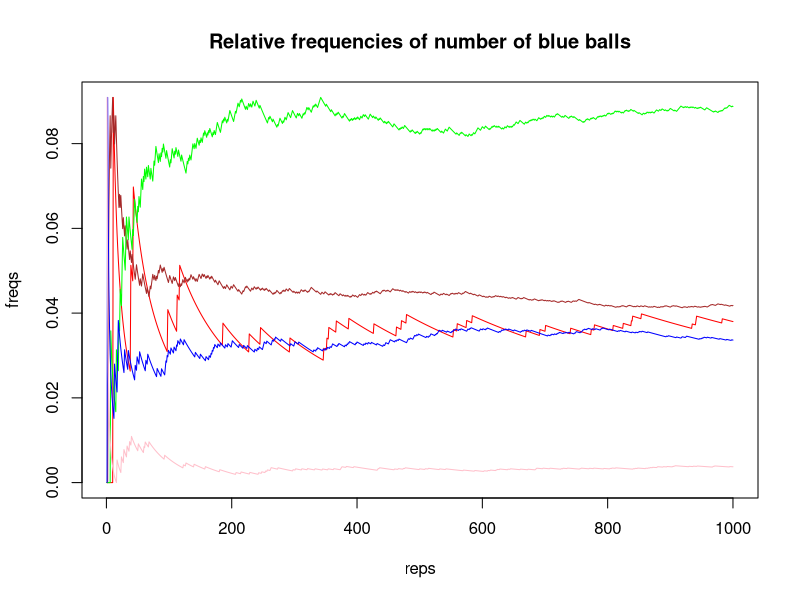

R code for this plot:
## ---- chunk 1
knitr::opts_chunk$set(echo = TRUE)
library(ggplot2)
## ---- chunk 2
  box1 <- c('b', 'b', 'r')
  box2 <- c('b', 'b', 'r', 'r', 'r', 'w')
  drawn <- matrix(nrow=1000, ncol=4)
  set.seed(12341)
  sim <- function (box1, box2) {
    r <- runif(1)
    if (r > 0.5) {
      sample(box1, 4, replace=TRUE)
    } else {
      sample(box2, 4, replace=FALSE)
    }
  }
  counts <- c(0,0,0,0,0)
  freqs <- matrix(nrow=1000, ncol=5)
  for (i in 1:1000) {
    drawn[i, ] <- sim(box1, box2)
    b_count <- sum(drawn[i, ] == 'b')
    counts[b_count + 1] <- counts[b_count + 1] + 1
    freqs[i, ] <- counts / i
  }
  plot(1:1000, freqs[, 1], type="l", col="red", xlab='reps', ylab='freqs', main='Relative frequencies of number of blue balls')
  par(new=TRUE)
  plot(1:1000, freqs[, 2], type="l", col="brown", ann=FALSE, axes = FALSE)
  par(new=TRUE)
  plot(1:1000, freqs[, 3], type="l", col="green", ann=FALSE, axes = FALSE)
  par(new=TRUE)
  plot(1:1000, freqs[, 4], type="l", col="blue", ann=FALSE, axes = FALSE)
  par(new=TRUE)
  plot(1:1000, freqs[, 5], type="l", col="pink", ann=FALSE, axes = FALSE)
  legend(1, 95, legend=c("Line 1", "Line 2"), col=c("red", "blue"), lty=1:2, cex=0.8)
